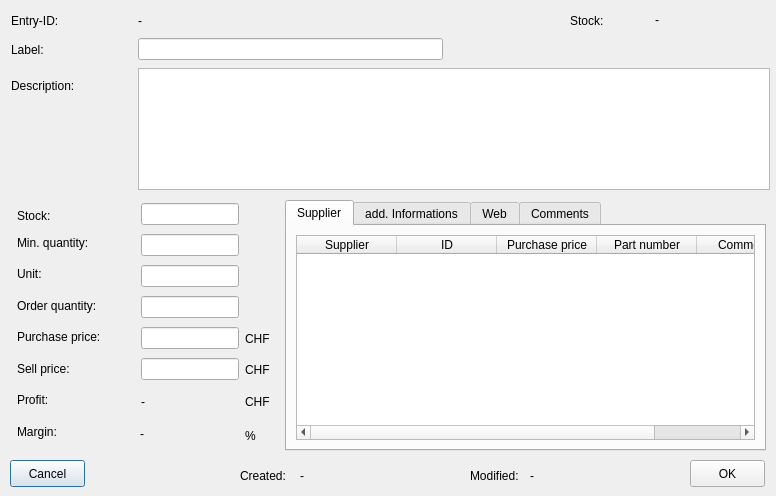
<ui version="4.0" >
 <class>dataeditfrm</class>
 <widget class="QDialog" name="dataeditfrm" >
  <property name="geometry" >
   <rect>
    <x>0</x>
    <y>0</y>
    <width>776</width>
    <height>496</height>
   </rect>
  </property>
  <property name="windowTitle" >
   <string>New entry...</string>
  </property>
  <property name="windowIcon" >
   <iconset resource="first.qrc" >:/images/images/kfm32x32.png</iconset>
  </property>
  <widget class="QLabel" name="label_19" >
   <property name="geometry" >
    <rect>
     <x>240</x>
     <y>460</y>
     <width>51</width>
     <height>31</height>
    </rect>
   </property>
   <property name="text" >
    <string>Created:</string>
   </property>
  </widget>
  <widget class="QLabel" name="lblcreated" >
   <property name="geometry" >
    <rect>
     <x>300</x>
     <y>460</y>
     <width>81</width>
     <height>31</height>
    </rect>
   </property>
   <property name="text" >
    <string>-</string>
   </property>
  </widget>
  <widget class="QLabel" name="label_21" >
   <property name="geometry" >
    <rect>
     <x>470</x>
     <y>460</y>
     <width>54</width>
     <height>31</height>
    </rect>
   </property>
   <property name="text" >
    <string>Modified:</string>
   </property>
  </widget>
  <widget class="QLabel" name="lblmodified" >
   <property name="geometry" >
    <rect>
     <x>530</x>
     <y>460</y>
     <width>91</width>
     <height>31</height>
    </rect>
   </property>
   <property name="text" >
    <string>-</string>
   </property>
  </widget>
  <widget class="QLabel" name="label_12" >
   <property name="geometry" >
    <rect>
     <x>245</x>
     <y>422</y>
     <width>24</width>
     <height>27</height>
    </rect>
   </property>
   <property name="text" >
    <string>%</string>
   </property>
  </widget>
  <widget class="QLabel" name="lblprofit" >
   <property name="geometry" >
    <rect>
     <x>141</x>
     <y>388</y>
     <width>98</width>
     <height>28</height>
    </rect>
   </property>
   <property name="text" >
    <string>-</string>
   </property>
  </widget>
  <widget class="QLineEdit" name="txtunit" >
   <property name="geometry" >
    <rect>
     <x>141</x>
     <y>265</y>
     <width>98</width>
     <height>22</height>
    </rect>
   </property>
  </widget>
  <widget class="QLineEdit" name="txtstock" >
   <property name="geometry" >
    <rect>
     <x>141</x>
     <y>203</y>
     <width>98</width>
     <height>22</height>
    </rect>
   </property>
  </widget>
  <widget class="QLabel" name="label_11" >
   <property name="geometry" >
    <rect>
     <x>17</x>
     <y>387</y>
     <width>111</width>
     <height>26</height>
    </rect>
   </property>
   <property name="text" >
    <string>Profit:</string>
   </property>
  </widget>
  <widget class="QLabel" name="label_5" >
   <property name="geometry" >
    <rect>
     <x>17</x>
     <y>207</y>
     <width>111</width>
     <height>17</height>
    </rect>
   </property>
   <property name="sizePolicy" >
    <sizepolicy>
     <hsizetype>0</hsizetype>
     <vsizetype>0</vsizetype>
     <horstretch>0</horstretch>
     <verstretch>0</verstretch>
    </sizepolicy>
   </property>
   <property name="minimumSize" >
    <size>
     <width>111</width>
     <height>0</height>
    </size>
   </property>
   <property name="maximumSize" >
    <size>
     <width>111</width>
     <height>16777215</height>
    </size>
   </property>
   <property name="text" >
    <string>Stock:</string>
   </property>
  </widget>
  <widget class="QLabel" name="label_6" >
   <property name="geometry" >
    <rect>
     <x>17</x>
     <y>230</y>
     <width>111</width>
     <height>25</height>
    </rect>
   </property>
   <property name="text" >
    <string>Min. quantity:</string>
   </property>
  </widget>
  <widget class="QLabel" name="label_8" >
   <property name="geometry" >
    <rect>
     <x>17</x>
     <y>293</y>
     <width>111</width>
     <height>25</height>
    </rect>
   </property>
   <property name="text" >
    <string>Order quantity:</string>
   </property>
  </widget>
  <widget class="QLabel" name="label_13" >
   <property name="geometry" >
    <rect>
     <x>17</x>
     <y>419</y>
     <width>111</width>
     <height>25</height>
    </rect>
   </property>
   <property name="text" >
    <string>Margin:</string>
   </property>
  </widget>
  <widget class="QLabel" name="label_7" >
   <property name="geometry" >
    <rect>
     <x>17</x>
     <y>261</y>
     <width>111</width>
     <height>26</height>
    </rect>
   </property>
   <property name="text" >
    <string>Unit:</string>
   </property>
  </widget>
  <widget class="QLabel" name="label_9" >
   <property name="geometry" >
    <rect>
     <x>17</x>
     <y>324</y>
     <width>111</width>
     <height>26</height>
    </rect>
   </property>
   <property name="text" >
    <string>Purchase price:</string>
   </property>
  </widget>
  <widget class="QLabel" name="label_10" >
   <property name="geometry" >
    <rect>
     <x>17</x>
     <y>356</y>
     <width>111</width>
     <height>25</height>
    </rect>
   </property>
   <property name="text" >
    <string>Sell price:</string>
   </property>
  </widget>
  <widget class="QLabel" name="label_16" >
   <property name="geometry" >
    <rect>
     <x>245</x>
     <y>326</y>
     <width>31</width>
     <height>25</height>
    </rect>
   </property>
   <property name="text" >
    <string>CHF</string>
   </property>
  </widget>
  <widget class="QLabel" name="label_15" >
   <property name="geometry" >
    <rect>
     <x>245</x>
     <y>357</y>
     <width>31</width>
     <height>25</height>
    </rect>
   </property>
   <property name="text" >
    <string>CHF</string>
   </property>
  </widget>
  <widget class="QLabel" name="label_14" >
   <property name="geometry" >
    <rect>
     <x>245</x>
     <y>388</y>
     <width>31</width>
     <height>28</height>
    </rect>
   </property>
   <property name="text" >
    <string>CHF</string>
   </property>
  </widget>
  <widget class="QPushButton" name="btncancel" >
   <property name="geometry" >
    <rect>
     <x>10</x>
     <y>460</y>
     <width>75</width>
     <height>27</height>
    </rect>
   </property>
   <property name="text" >
    <string>Cancel</string>
   </property>
  </widget>
  <widget class="QTabWidget" name="maintab" >
   <property name="geometry" >
    <rect>
     <x>285</x>
     <y>200</y>
     <width>481</width>
     <height>251</height>
    </rect>
   </property>
   <property name="currentIndex" >
    <number>0</number>
   </property>
   <widget class="QWidget" name="tab_1" >
    <attribute name="title" >
     <string>Supplier</string>
    </attribute>
    <layout class="QGridLayout" >
     <property name="margin" >
      <number>9</number>
     </property>
     <property name="spacing" >
      <number>6</number>
     </property>
     <item row="0" column="0" >
      <widget class="QTableWidget" name="tabsuppliers" >
       <property name="contextMenuPolicy" >
        <enum>Qt::CustomContextMenu</enum>
       </property>
       <property name="selectionMode" >
        <enum>QAbstractItemView::SingleSelection</enum>
       </property>
       <property name="selectionBehavior" >
        <enum>QAbstractItemView::SelectItems</enum>
       </property>
       <column>
        <property name="text" >
         <string>Supplier</string>
        </property>
       </column>
       <column>
        <property name="text" >
         <string>ID</string>
        </property>
       </column>
       <column>
        <property name="text" >
         <string>Purchase price</string>
        </property>
       </column>
       <column>
        <property name="text" >
         <string>Part number</string>
        </property>
       </column>
       <column>
        <property name="text" >
         <string>Comments</string>
        </property>
       </column>
      </widget>
     </item>
    </layout>
   </widget>
   <widget class="QWidget" name="tab_2" >
    <attribute name="title" >
     <string>add. Informations</string>
    </attribute>
    <widget class="QLineEdit" name="txtweight" >
     <property name="geometry" >
      <rect>
       <x>120</x>
       <y>50</y>
       <width>71</width>
       <height>25</height>
      </rect>
     </property>
    </widget>
    <widget class="QLabel" name="label_27" >
     <property name="geometry" >
      <rect>
       <x>10</x>
       <y>140</y>
       <width>101</width>
       <height>21</height>
      </rect>
     </property>
     <property name="text" >
      <string>Sales date:</string>
     </property>
    </widget>
    <widget class="QLabel" name="label_26" >
     <property name="geometry" >
      <rect>
       <x>10</x>
       <y>110</y>
       <width>101</width>
       <height>21</height>
      </rect>
     </property>
     <property name="text" >
      <string>State:</string>
     </property>
    </widget>
    <widget class="QLabel" name="label_25" >
     <property name="geometry" >
      <rect>
       <x>10</x>
       <y>80</y>
       <width>101</width>
       <height>21</height>
      </rect>
     </property>
     <property name="text" >
      <string>VAT:</string>
     </property>
    </widget>
    <widget class="QLabel" name="label_24" >
     <property name="geometry" >
      <rect>
       <x>10</x>
       <y>50</y>
       <width>101</width>
       <height>21</height>
      </rect>
     </property>
     <property name="text" >
      <string>Weight:</string>
     </property>
    </widget>
    <widget class="QLabel" name="label_29" >
     <property name="geometry" >
      <rect>
       <x>200</x>
       <y>50</y>
       <width>101</width>
       <height>21</height>
      </rect>
     </property>
     <property name="text" >
      <string>kg</string>
     </property>
    </widget>
    <widget class="QLabel" name="label_23" >
     <property name="geometry" >
      <rect>
       <x>10</x>
       <y>20</y>
       <width>101</width>
       <height>21</height>
      </rect>
     </property>
     <property name="text" >
      <string>Package:</string>
     </property>
    </widget>
    <widget class="QLineEdit" name="txtpackage" >
     <property name="geometry" >
      <rect>
       <x>120</x>
       <y>20</y>
       <width>221</width>
       <height>25</height>
      </rect>
     </property>
    </widget>
    <widget class="QLineEdit" name="txtstockpos" >
     <property name="geometry" >
      <rect>
       <x>120</x>
       <y>170</y>
       <width>221</width>
       <height>25</height>
      </rect>
     </property>
    </widget>
    <widget class="QLabel" name="label_28" >
     <property name="geometry" >
      <rect>
       <x>10</x>
       <y>170</y>
       <width>101</width>
       <height>21</height>
      </rect>
     </property>
     <property name="text" >
      <string>Stock position:</string>
     </property>
    </widget>
    <widget class="QDateEdit" name="txtsalesdate" >
     <property name="geometry" >
      <rect>
       <x>120</x>
       <y>140</y>
       <width>110</width>
       <height>25</height>
      </rect>
     </property>
     <property name="minimumSize" >
      <size>
       <width>110</width>
       <height>0</height>
      </size>
     </property>
    </widget>
    <widget class="QComboBox" name="cmbvat" >
     <property name="geometry" >
      <rect>
       <x>120</x>
       <y>80</y>
       <width>111</width>
       <height>22</height>
      </rect>
     </property>
    </widget>
    <widget class="QCheckBox" name="chkactive" >
     <property name="geometry" >
      <rect>
       <x>120</x>
       <y>110</y>
       <width>82</width>
       <height>22</height>
      </rect>
     </property>
     <property name="text" >
      <string>Active</string>
     </property>
    </widget>
   </widget>
   <widget class="QWidget" name="tab_3" >
    <attribute name="title" >
     <string>Web</string>
    </attribute>
    <widget class="QLabel" name="label_30" >
     <property name="geometry" >
      <rect>
       <x>10</x>
       <y>20</y>
       <width>101</width>
       <height>21</height>
      </rect>
     </property>
     <property name="text" >
      <string>Web-Name:</string>
     </property>
    </widget>
    <widget class="QLineEdit" name="txtwebname" >
     <property name="geometry" >
      <rect>
       <x>120</x>
       <y>20</y>
       <width>221</width>
       <height>25</height>
      </rect>
     </property>
    </widget>
    <widget class="QLineEdit" name="txtwebimage" >
     <property name="geometry" >
      <rect>
       <x>120</x>
       <y>50</y>
       <width>221</width>
       <height>25</height>
      </rect>
     </property>
    </widget>
    <widget class="QLineEdit" name="txtweburl" >
     <property name="geometry" >
      <rect>
       <x>120</x>
       <y>80</y>
       <width>221</width>
       <height>25</height>
      </rect>
     </property>
    </widget>
    <widget class="QLabel" name="label_31" >
     <property name="geometry" >
      <rect>
       <x>10</x>
       <y>50</y>
       <width>101</width>
       <height>21</height>
      </rect>
     </property>
     <property name="text" >
      <string>Web-Image:</string>
     </property>
    </widget>
    <widget class="QLabel" name="label_32" >
     <property name="geometry" >
      <rect>
       <x>10</x>
       <y>80</y>
       <width>101</width>
       <height>21</height>
      </rect>
     </property>
     <property name="text" >
      <string>Web-URL:</string>
     </property>
    </widget>
   </widget>
   <widget class="QWidget" name="tab_4" >
    <attribute name="title" >
     <string>Comments</string>
    </attribute>
    <layout class="QGridLayout" >
     <property name="margin" >
      <number>9</number>
     </property>
     <property name="spacing" >
      <number>6</number>
     </property>
     <item row="0" column="0" >
      <widget class="QTextEdit" name="txtcomments" />
     </item>
    </layout>
   </widget>
  </widget>
  <widget class="QLabel" name="lblmargin" >
   <property name="geometry" >
    <rect>
     <x>140</x>
     <y>420</y>
     <width>98</width>
     <height>27</height>
    </rect>
   </property>
   <property name="text" >
    <string>-</string>
   </property>
  </widget>
  <widget class="QLineEdit" name="txtlabel" >
   <property name="geometry" >
    <rect>
     <x>138</x>
     <y>38</y>
     <width>305</width>
     <height>22</height>
    </rect>
   </property>
  </widget>
  <widget class="QLabel" name="lblID" >
   <property name="geometry" >
    <rect>
     <x>138</x>
     <y>11</y>
     <width>305</width>
     <height>20</height>
    </rect>
   </property>
   <property name="text" >
    <string>-</string>
   </property>
  </widget>
  <widget class="QLabel" name="label_3" >
   <property name="geometry" >
    <rect>
     <x>11</x>
     <y>37</y>
     <width>121</width>
     <height>25</height>
    </rect>
   </property>
   <property name="text" >
    <string>Label:</string>
   </property>
  </widget>
  <widget class="QLabel" name="label" >
   <property name="geometry" >
    <rect>
     <x>11</x>
     <y>11</y>
     <width>121</width>
     <height>20</height>
    </rect>
   </property>
   <property name="text" >
    <string>Entry-ID:</string>
   </property>
  </widget>
  <widget class="QLabel" name="label_4" >
   <property name="geometry" >
    <rect>
     <x>11</x>
     <y>68</y>
     <width>121</width>
     <height>35</height>
    </rect>
   </property>
   <property name="text" >
    <string>Description:</string>
   </property>
  </widget>
  <widget class="QLabel" name="label_2" >
   <property name="geometry" >
    <rect>
     <x>570</x>
     <y>10</y>
     <width>81</width>
     <height>21</height>
    </rect>
   </property>
   <property name="text" >
    <string>Stock:</string>
   </property>
  </widget>
  <widget class="QLabel" name="lbldatatab" >
   <property name="geometry" >
    <rect>
     <x>655</x>
     <y>10</y>
     <width>111</width>
     <height>20</height>
    </rect>
   </property>
   <property name="text" >
    <string>-</string>
   </property>
  </widget>
  <widget class="QLineEdit" name="txtpurchaseprice" >
   <property name="geometry" >
    <rect>
     <x>141</x>
     <y>327</y>
     <width>98</width>
     <height>22</height>
    </rect>
   </property>
  </widget>
  <widget class="QLineEdit" name="txtsellprice" >
   <property name="geometry" >
    <rect>
     <x>141</x>
     <y>358</y>
     <width>98</width>
     <height>22</height>
    </rect>
   </property>
  </widget>
  <widget class="QTextEdit" name="txtdescription" >
   <property name="geometry" >
    <rect>
     <x>138</x>
     <y>68</y>
     <width>632</width>
     <height>122</height>
    </rect>
   </property>
  </widget>
  <widget class="QLineEdit" name="txtminquantity" >
   <property name="geometry" >
    <rect>
     <x>141</x>
     <y>234</y>
     <width>98</width>
     <height>22</height>
    </rect>
   </property>
  </widget>
  <widget class="QLineEdit" name="txtorderquantity" >
   <property name="geometry" >
    <rect>
     <x>141</x>
     <y>296</y>
     <width>98</width>
     <height>22</height>
    </rect>
   </property>
  </widget>
  <widget class="QPushButton" name="btnok" >
   <property name="geometry" >
    <rect>
     <x>690</x>
     <y>460</y>
     <width>75</width>
     <height>27</height>
    </rect>
   </property>
   <property name="text" >
    <string>OK</string>
   </property>
  </widget>
 </widget>
 <tabstops>
  <tabstop>txtlabel</tabstop>
  <tabstop>txtdescription</tabstop>
  <tabstop>txtstock</tabstop>
  <tabstop>txtminquantity</tabstop>
  <tabstop>txtunit</tabstop>
  <tabstop>txtorderquantity</tabstop>
  <tabstop>txtpurchaseprice</tabstop>
  <tabstop>txtsellprice</tabstop>
  <tabstop>maintab</tabstop>
  <tabstop>tabsuppliers</tabstop>
  <tabstop>txtpackage</tabstop>
  <tabstop>txtweight</tabstop>
  <tabstop>cmbvat</tabstop>
  <tabstop>chkactive</tabstop>
  <tabstop>txtsalesdate</tabstop>
  <tabstop>txtstockpos</tabstop>
  <tabstop>txtwebname</tabstop>
  <tabstop>txtwebimage</tabstop>
  <tabstop>txtweburl</tabstop>
  <tabstop>txtcomments</tabstop>
  <tabstop>btnok</tabstop>
  <tabstop>btncancel</tabstop>
 </tabstops>
 <resources>
  <include location="first.qrc" />
 </resources>
 <connections>
  <connection>
   <sender>btncancel</sender>
   <signal>released()</signal>
   <receiver>dataeditfrm</receiver>
   <slot>reject()</slot>
   <hints>
    <hint type="sourcelabel" >
     <x>47</x>
     <y>473</y>
    </hint>
    <hint type="destinationlabel" >
     <x>387</x>
     <y>247</y>
    </hint>
   </hints>
  </connection>
 </connections>
</ui>
